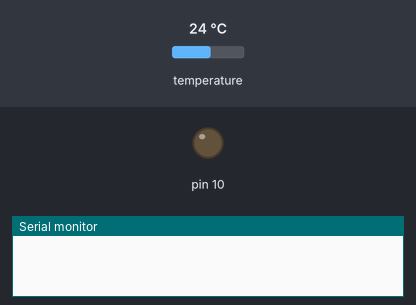
Simulated run of this sketch. Board: Arduino Uno, built with avr-gcc and run on an emulated ATmega328P. Shown: output pins drawn as LEDs (lit = HIGH), the last lines printed to the serial monitor. Inputs (shaded band) come from the test bench; at power-on: temperature 24 °C.

Above: at 0.1 s.
At 0.8 s:
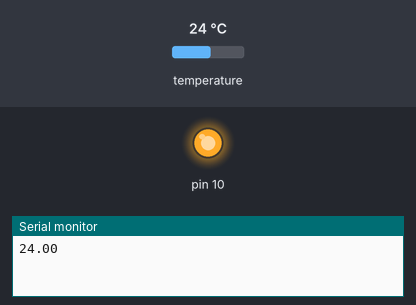
Timing chart, 0 to 2.3 s (numbered marks = the images above):
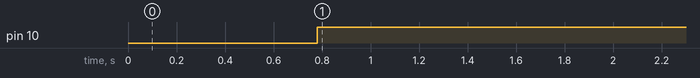

Measured:
- by itself, pin 10: LOW → HIGH at 0.78 s

The sketch:

sketch_jan19a.ino
```cpp
#include <OneWire.h>
#include <DallasTemperature.h>


#define ONE_WIRE_BUS A0
OneWire oneWire(ONE_WIRE_BUS);
DallasTemperature sensors(&oneWire);


void setup() {
  pinMode(ONE_WIRE_BUS, OUTPUT);
  pinMode(10, OUTPUT);
  Serial.begin(9600);
  sensors.begin();
}

const float delta = 2.5;
const float threshold = 25.0;

bool isEnabled = false;

float value;
void loop() {
  sensors.requestTemperatures();
  value = sensors.getTempCByIndex(0);
  Serial.println(value);

  const auto currentValue = readValue();
  if (currentValue < threshold - delta) {
    isEnabled = false;
  } else if (currentValue >= threshold) {
    isEnabled = true;
  } else {
    // no changes
  }

  digitalWrite(10, !isEnabled);
  delay(1000);
}


float readValue() {
  return value;
}
```
